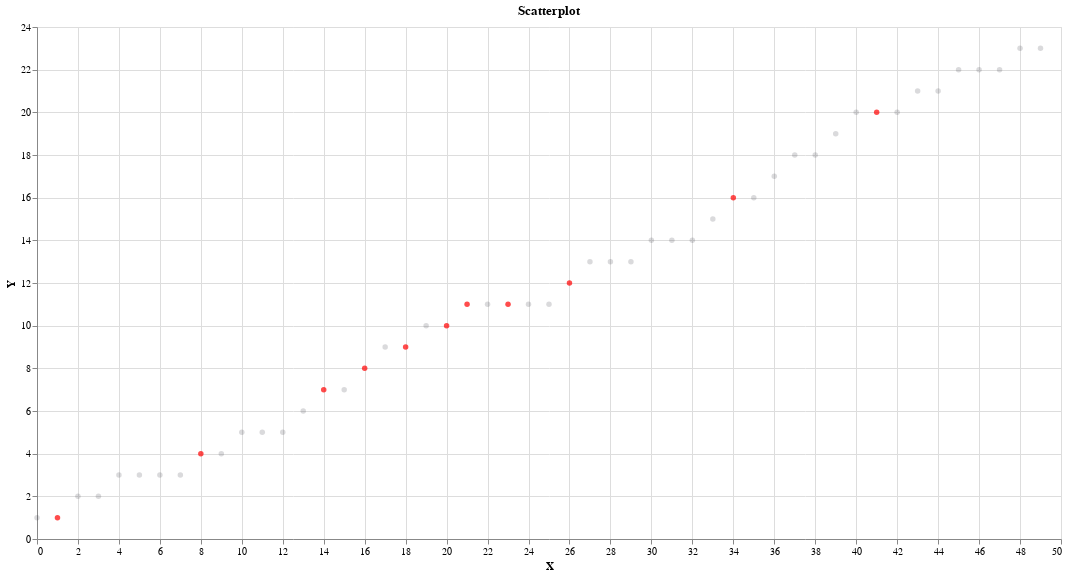

Notebook source saved alongside this figure:
### Markdown cell above
#### Scatter Plot

### Code cell
# create a scatterplot using df dataframe
scatter = (alt.Chart(df).mark_circle().encode(
    x='X',      # x axis is X
    y='Y',      # y axis uses Y
    tooltip=['X','Y','Z'], 
    color=alt.condition(
        alt.datum.Z < 20,
        alt.value('red'), alt.value('hsla(232, 7%, 20%, 0.25)')
    )
).properties(width=1024, height=512, title="Scatterplot"))

# add bar chart layer to text layer)
scatter

### Figure 1 — Vega-Lite specification as saved in the notebook (floating-point values rounded to 4 significant figures)
{"config": {"view": {"continuousWidth": 400, "continuousHeight": 300}}, "data": {"name": "data-1329669a7a3e88a85136fd518b6b5618"}, "mark": "circle", "encoding": {"color": {"condition": {"value": "red", "test": "(datum.Z < 20)"}, "value": "hsla(232, 7%, 20%, 0.25)"}, "tooltip": [{"field": "X", "type": "quantitative"}, {"field": "Y", "type": "quantitative"}, {"field": "Z", "type": "quantitative"}], "x": {"field": "X", "type": "quantitative"}, "y": {"field": "Y", "type": "quantitative"}}, "height": 512, "title": "Scatterplot", "width": 1024, "$schema": "https://vega.github.io/schema/vega-lite/v4.17.0.json", "datasets": {"data-1329669a7a3e88a85136fd518b6b5618": [{"X": 0, "Y": 1.0, "Z": 45.0}, {"X": 1, "Y": 1.0, "Z": 7.0}, {"X": 2, "Y": 2.0, "Z": 90.0}, {"X": 3, "Y": 2.0, "Z": 73.0}, {"X": 4, "Y": 3.0, "Z": 98.0}, {"X": 5, "Y": 3.0, "Z": 65.0}, {"X": 6, "Y": 3.0, "Z": 27.0}, {"X": 7, "Y": 3.0, "Z": 76.0}, {"X": 8, "Y": 4.0, "Z": 19.0}, {"X": 9, "Y": 4.0, "Z": 91.0}, {"X": 10, "Y": 5.0, "Z": 77.0}, {"X": 11, "Y": 5.0, "Z": 74.0}, {"X": 12, "Y": 5.0, "Z": 97.0}, {"X": 13, "Y": 6.0, "Z": 98.0}, {"X": 14, "Y": 7.0, "Z": 0.0}, {"X": 15, "Y": 7.0, "Z": 60.0}, {"X": 16, "Y": 8.0, "Z": 11.0}, {"X": 17, "Y": 9.0, "Z": 34.0}, {"X": 18, "Y": 9.0, "Z": 9.0}, {"X": 19, "Y": 10.0, "Z": 89.0}, {"X": 20, "Y": 10.0, "Z": 2.0}, {"X": 21, "Y": 11.0, "Z": 11.0}, {"X": 22, "Y": 11.0, "Z": 69.0}, {"X": 23, "Y": 11.0, "Z": 17.0}, {"X": 24, "Y": 11.0, "Z": 62.0}, {"X": 25, "Y": 11.0, "Z": 48.0}, {"X": 26, "Y": 12.0, "Z": 19.0}, {"X": 27, "Y": 13.0, "Z": 34.0}, {"X": 28, "Y": 13.0, "Z": 55.0}, {"X": 29, "Y": 13.0, "Z": 86.0}, {"X": 30, "Y": 14.0, "Z": 44.0}, {"X": 31, "Y": 14.0, "Z": 39.0}, {"X": 32, "Y": 14.0, "Z": 38.0}, {"X": 33, "Y": 15.0, "Z": 91.0}, {"X": 34, "Y": 16.0, "Z": 12.0}, {"X": 35, "Y": 16.0, "Z": 26.0}, {"X": 36, "Y": 17.0, "Z": 52.0}, {"X": 37, "Y": 18.0, "Z": 36.0}, {"X": 38, "Y": 18.0, "Z": 50.0}, {"X": 39, "Y": 19.0, "Z": 23.0}, {"X": 40, "Y": 20.0, "Z": 99.0}, {"X": 41, "Y": 20.0, "Z": 5.0}, {"X": 42, "Y": 20.0, "Z": 68.0}, {"X": 43, "Y": 21.0, "Z": 82.0}, {"X": 44, "Y": 21.0, "Z": 63.0}, {"X": 45, "Y": 22.0, "Z": 28.0}, {"X": 46, "Y": 22.0, "Z": 72.0}, {"X": 47, "Y": 22.0, "Z": 79.0}, {"X": 48, "Y": 23.0, "Z": 55.0}, {"X": 49, "Y": 23.0, "Z": 76.0}]}}
